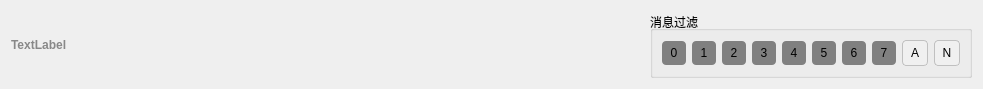
<?xml version="1.0" encoding="UTF-8"?>
<ui version="4.0">
 <class>Form</class>
 <widget class="QWidget" name="Form">
  <property name="geometry">
   <rect>
    <x>0</x>
    <y>0</y>
    <width>983</width>
    <height>78</height>
   </rect>
  </property>
  <property name="sizePolicy">
   <sizepolicy hsizetype="Expanding" vsizetype="Preferred">
    <horstretch>0</horstretch>
    <verstretch>0</verstretch>
   </sizepolicy>
  </property>
  <property name="windowTitle">
   <string>Form</string>
  </property>
  <property name="styleSheet">
   <string notr="true"/>
  </property>
  <layout class="QHBoxLayout" name="horizontalLayout_3">
   <item>
    <widget class="QLabel" name="status_label">
     <property name="styleSheet">
      <string notr="true">color: #888; font-weight: bold;</string>
     </property>
     <property name="text">
      <string>TextLabel</string>
     </property>
    </widget>
   </item>
   <item>
    <spacer name="horizontalSpacer">
     <property name="orientation">
      <enum>Qt::Horizontal</enum>
     </property>
     <property name="sizeHint" stdset="0">
      <size>
       <width>40</width>
       <height>20</height>
      </size>
     </property>
    </spacer>
   </item>
   <item>
    <widget class="QGroupBox" name="groupBox">
     <property name="sizePolicy">
      <sizepolicy hsizetype="Fixed" vsizetype="Fixed">
       <horstretch>0</horstretch>
       <verstretch>0</verstretch>
      </sizepolicy>
     </property>
     <property name="title">
      <string>消息过滤</string>
     </property>
     <property name="alignment">
      <set>Qt::AlignLeading|Qt::AlignLeft|Qt::AlignVCenter</set>
     </property>
     <layout class="QHBoxLayout" name="horizontalLayout_2">
      <item>
       <layout class="QHBoxLayout" name="horizontalLayout">
        <item>
         <widget class="QPushButton" name="filter_0">
          <property name="styleSheet">
           <string notr="true">QPushButton {
    background-color: grey;
    color: black;
    border: none;
    padding: 2px;  /* 较小的内边距 */
    border-radius: 4px;
    min-width: 20px;   /* ← 关键：设置最小宽度 */
    min-height: 20px;  /* 可选：固定最小高度，防止变化 */
}
QPushButton:checked {
    border: 2px solid black;  /* 选中时的黑色边框 */
    border-radius: 4px;
	padding: 0px;
}</string>
          </property>
          <property name="text">
           <string>0</string>
          </property>
          <property name="checkable">
           <bool>true</bool>
          </property>
         </widget>
        </item>
        <item>
         <widget class="QPushButton" name="filter_1">
          <property name="styleSheet">
           <string notr="true">QPushButton {
    background-color: grey;
    color: black;
    border: none;
    padding: 2px;  /* 较小的内边距 */
    border-radius: 4px;
    min-width: 20px;   /* ← 关键：设置最小宽度 */
    min-height: 20px;  /* 可选：固定最小高度，防止变化 */
}
QPushButton:checked {
    border: 2px solid black;  /* 选中时的黑色边框 */
    border-radius: 4px;
	padding: 0px;
}</string>
          </property>
          <property name="text">
           <string>1</string>
          </property>
          <property name="checkable">
           <bool>true</bool>
          </property>
         </widget>
        </item>
        <item>
         <widget class="QPushButton" name="filter_2">
          <property name="styleSheet">
           <string notr="true">QPushButton {
    background-color: grey;
    color: black;
    border: none;
    padding: 2px;  /* 较小的内边距 */
    border-radius: 4px;
    min-width: 20px;   /* ← 关键：设置最小宽度 */
    min-height: 20px;  /* 可选：固定最小高度，防止变化 */
}
QPushButton:checked {
    border: 2px solid black;  /* 选中时的黑色边框 */
    border-radius: 4px;
	padding: 0px;
}</string>
          </property>
          <property name="text">
           <string>2</string>
          </property>
          <property name="checkable">
           <bool>true</bool>
          </property>
         </widget>
        </item>
        <item>
         <widget class="QPushButton" name="filter_3">
          <property name="styleSheet">
           <string notr="true">QPushButton {
    background-color: grey;
    color: black;
    border: none;
    padding: 2px;  /* 较小的内边距 */
    border-radius: 4px;
    min-width: 20px;   /* ← 关键：设置最小宽度 */
    min-height: 20px;  /* 可选：固定最小高度，防止变化 */
}
QPushButton:checked {
    border: 2px solid black;  /* 选中时的黑色边框 */
    border-radius: 4px;
	padding: 0px;
}</string>
          </property>
          <property name="text">
           <string>3</string>
          </property>
          <property name="checkable">
           <bool>true</bool>
          </property>
         </widget>
        </item>
        <item>
         <widget class="QPushButton" name="filter_4">
          <property name="styleSheet">
           <string notr="true">QPushButton {
    background-color: grey;
    color: black;
    border: none;
    padding: 2px;  /* 较小的内边距 */
    border-radius: 4px;
    min-width: 20px;   /* ← 关键：设置最小宽度 */
    min-height: 20px;  /* 可选：固定最小高度，防止变化 */
}
QPushButton:checked {
    border: 2px solid black;  /* 选中时的黑色边框 */
    border-radius: 4px;
	padding: 0px;
}</string>
          </property>
          <property name="text">
           <string>4</string>
          </property>
          <property name="checkable">
           <bool>true</bool>
          </property>
         </widget>
        </item>
        <item>
         <widget class="QPushButton" name="filter_5">
          <property name="styleSheet">
           <string notr="true">QPushButton {
    background-color: grey;
    color: black;
    border: none;
    padding: 2px;  /* 较小的内边距 */
    border-radius: 4px;
    min-width: 20px;   /* ← 关键：设置最小宽度 */
    min-height: 20px;  /* 可选：固定最小高度，防止变化 */
}
QPushButton:checked {
    border: 2px solid black;  /* 选中时的黑色边框 */
    border-radius: 4px;
	padding: 0px;
}</string>
          </property>
          <property name="text">
           <string>5</string>
          </property>
          <property name="checkable">
           <bool>true</bool>
          </property>
         </widget>
        </item>
        <item>
         <widget class="QPushButton" name="filter_6">
          <property name="styleSheet">
           <string notr="true">QPushButton {
    background-color: grey;
    color: black;
    border: none;
    padding: 2px;  /* 较小的内边距 */
    border-radius: 4px;
    min-width: 20px;   /* ← 关键：设置最小宽度 */
    min-height: 20px;  /* 可选：固定最小高度，防止变化 */
}
QPushButton:checked {
    border: 2px solid black;  /* 选中时的黑色边框 */
    border-radius: 4px;
	padding: 0px;
}</string>
          </property>
          <property name="text">
           <string>6</string>
          </property>
          <property name="checkable">
           <bool>true</bool>
          </property>
         </widget>
        </item>
        <item>
         <widget class="QPushButton" name="filter_7">
          <property name="styleSheet">
           <string notr="true">QPushButton {
    background-color: grey;
    color: black;
    border: none;
    padding: 2px;  /* 较小的内边距 */
    border-radius: 4px;
    min-width: 20px;   /* ← 关键：设置最小宽度 */
    min-height: 20px;  /* 可选：固定最小高度，防止变化 */
}
QPushButton:checked {
    border: 2px solid black;  /* 选中时的黑色边框 */
    border-radius: 4px;
	padding: 0px;
}</string>
          </property>
          <property name="text">
           <string>7</string>
          </property>
          <property name="checkable">
           <bool>true</bool>
          </property>
         </widget>
        </item>
        <item>
         <widget class="QPushButton" name="filter_all">
          <property name="styleSheet">
           <string notr="true">QPushButton {
    background-color: #f0f0f0;
    color: black;
    border: 1px solid #c0c0c0;
    padding: 2px;
    border-radius: 4px;
    min-width: 20px;
    min-height: 20px;
}

QPushButton:hover {
    background-color: #dcdcdc;
    border: 1px solid #a0a0a0;
}

QPushButton:pressed {
    background-color: #c0c0c0;
    padding-top: 5px;      /* 按下时“下沉”效果 */
    padding-bottom: 3px;
}</string>
          </property>
          <property name="text">
           <string>A</string>
          </property>
          <property name="checkable">
           <bool>false</bool>
          </property>
         </widget>
        </item>
        <item>
         <widget class="QPushButton" name="filter_none">
          <property name="styleSheet">
           <string notr="true">QPushButton {
    background-color: #f0f0f0;
    color: black;
    border: 1px solid #c0c0c0;
    padding: 2px;
    border-radius: 4px;
    min-width: 20px;
    min-height: 20px;
}

QPushButton:hover {
    background-color: #dcdcdc;
    border: 1px solid #a0a0a0;
}

QPushButton:pressed {
    background-color: #c0c0c0;
    padding-top: 5px;      /* 按下时“下沉”效果 */
    padding-bottom: 3px;
}</string>
          </property>
          <property name="text">
           <string>N</string>
          </property>
          <property name="checkable">
           <bool>false</bool>
          </property>
         </widget>
        </item>
       </layout>
      </item>
     </layout>
    </widget>
   </item>
  </layout>
 </widget>
 <resources/>
 <connections/>
</ui>
